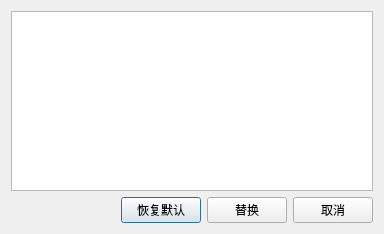
<?xml version="1.0" encoding="UTF-8"?>
<ui version="4.0">
 <class>w_scr_dish_pay_module_select</class>
 <widget class="QDialog" name="w_scr_dish_pay_module_select">
  <property name="geometry">
   <rect>
    <x>0</x>
    <y>0</y>
    <width>384</width>
    <height>234</height>
   </rect>
  </property>
  <property name="windowTitle">
   <string>Dialog</string>
  </property>
  <layout class="QVBoxLayout" name="verticalLayout" stretch="1,0">
   <item>
    <widget class="ftableview" name="tableView"/>
   </item>
   <item>
    <layout class="QHBoxLayout" name="horizontalLayout">
     <item>
      <spacer name="horizontalSpacer">
       <property name="orientation">
        <enum>Qt::Horizontal</enum>
       </property>
       <property name="sizeHint" stdset="0">
        <size>
         <width>40</width>
         <height>20</height>
        </size>
       </property>
      </spacer>
     </item>
     <item>
      <widget class="lds_toolbar_button" name="pushButton_default">
       <property name="text">
        <string>恢复默认</string>
       </property>
       <property name="outer_stylesheet" stdset="0">
        <string>pushbutton</string>
       </property>
      </widget>
     </item>
     <item>
      <widget class="lds_toolbar_button" name="pushButton_ok">
       <property name="text">
        <string>替换</string>
       </property>
       <property name="outer_stylesheet" stdset="0">
        <string>pushbutton</string>
       </property>
      </widget>
     </item>
     <item>
      <widget class="lds_toolbar_button" name="pushButton_cancel">
       <property name="text">
        <string>取消</string>
       </property>
       <property name="outer_stylesheet" stdset="0">
        <string>pushbutton</string>
       </property>
      </widget>
     </item>
    </layout>
   </item>
  </layout>
 </widget>
 <customwidgets>
  <customwidget>
   <class>lds_toolbar_button</class>
   <extends>QPushButton</extends>
   <header>lds_toolbar_button.h</header>
  </customwidget>
  <customwidget>
   <class>ftableview</class>
   <extends>QTableView</extends>
   <header>ftableview.h</header>
  </customwidget>
 </customwidgets>
 <resources/>
 <connections/>
</ui>
